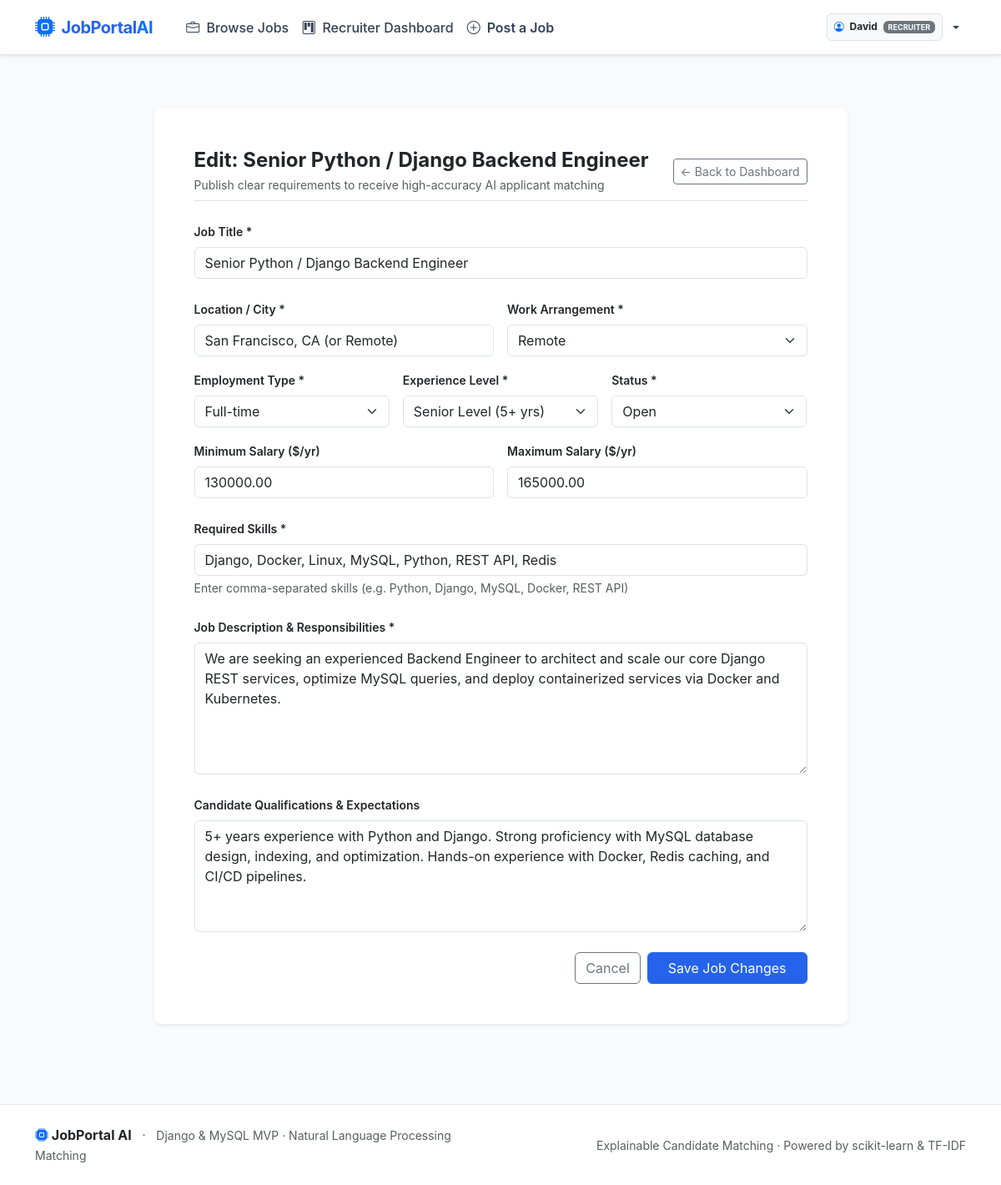
The app's page /jobs/1/edit/ (signed in) with its own data.
### accounts/models.py (models this page shows, shortened)
class User(AbstractUser):
    ROLE_CHOICES = (
        ('candidate', 'Job Seeker'),
        ('recruiter', 'Recruiter'),
        ('admin', 'Administrator'),
    )
    role = models.CharField(max_length=20, choices=ROLE_CHOICES, default='candidate')
    @property
    def is_candidate(self):
        return self.role == 'candidate'
    @property
    def is_recruiter(self):
        return self.role == 'recruiter'

### jobs/models.py (models this page shows, shortened)
class Job(models.Model):
    WORK_ARRANGEMENT_CHOICES = (
        ('on_site', 'On-Site'),
        ('hybrid', 'Hybrid'),
        ('remote', 'Remote'),
    )
    EMPLOYMENT_TYPE_CHOICES = (
        ('full_time', 'Full-time'),
        ('part_time', 'Part-time'),
        ('internship', 'Internship'),
        ('contract', 'Contract'),
    )
    EXPERIENCE_LEVEL_CHOICES = (
        ('entry', 'Entry Level (0-2 yrs)'),
        ('mid', 'Mid Level (2-5 yrs)'),
        ('senior', 'Senior Level (5+ yrs)'),
        ('lead', 'Lead / Principal'),
    )
    STATUS_CHOICES = (
        ('open', 'Open'),
        ('closed', 'Closed'),
    )
    recruiter = models.ForeignKey(RecruiterProfile, on_delete=models.CASCADE, related_name='jobs')
    title = models.CharField(max_length=255)
    description = models.TextField(help_text="Detailed job description and responsibilities")
    requirements = models.TextField(blank=True, help_text="Required qualifications and expectations")
    location = models.CharField(max_length=150)
    work_arrangement = models.CharField(max_length=20, choices=WORK_ARRANGEMENT_CHOICES, default='on_site')
    employment_type = models.CharField(max_length=20, choices=EMPLOYMENT_TYPE_CHOICES, default='full_time')
    experience_level = models.CharField(max_length=20, choices=EXPERIENCE_LEVEL_CHOICES, default='mid')
    min_salary = models.DecimalField(max_digits=12, decimal_places=2, null=True, blank=True, help_text="Annual salary minimum")
    max_salary = models.DecimalField(max_digits=12, decimal_places=2, null=True, blank=True, help_text="Annual salary maximum")
    status = models.CharField(max_length=20, choices=STATUS_CHOICES, default='open')
    created_at = models.DateTimeField(auto_now_add=True)
    updated_at = models.DateTimeField(auto_now=True)
    class Meta:
        db_table = 'jobs'
        ordering = ['-created_at']
        indexes = [
            models.Index(fields=['status', '-created_at']),
            models.Index(fields=['location']),
            models.Index(fields=['work_arrangement']),
            models.Index(fields=['employment_type']),
        ]
    def get_skills_list(self):
        return list(self.skills.values_list('skill_name', flat=True))

### jobs/views.py (the view)
# urls.py: path('jobs/<int:job_id>/edit/', views.job_edit, name='job_edit'),
@login_required
@recruiter_required
def job_edit(request, job_id):
    profile = get_object_or_404(RecruiterProfile, user=request.user)
    job = get_object_or_404(Job, id=job_id, recruiter=profile)
    if request.method == 'POST':
        form = JobForm(request.POST, instance=job)
        if form.is_valid():
            form.save(recruiter=profile)
            messages.success(request, f"Job '{job.title}' updated successfully.")
            return redirect('recruiter_dashboard')
    else:
        form = JobForm(instance=job)
    return render(request, 'jobs/job_form.html', {'form': form, 'title': f'Edit: {job.title}', 'job': job})

### templates/jobs/job_form.html (shortened to what this page needs)
{% extends 'base.html' %}
{% block content %}
<div class="container py-5">
    <div class="row justify-content-center">
        <div class="col-lg-9">
            <div class="card shadow-sm border-0 rounded-3">
                <div class="card-body p-4 p-md-5">
                    <div class="d-flex justify-content-between align-items-center mb-4 pb-2 border-bottom">
                        <div>
                            <h4 class="fw-bold mb-1">{{ title }}</h4>
                            <p class="text-muted small mb-0">Publish clear requirements to receive high-accuracy AI applicant matching</p>
                        </div>
                        <a href="{% url 'recruiter_dashboard' %}" class="btn btn-outline-secondary btn-sm">
                            &larr; Back to Dashboard
                        </a>
                    </div>
                    <form method="post" novalidate>
                        <div class="mb-4">
                            <label class="form-label fw-semibold small">Job Title *</label>
                            {{ form.title }}
                        </div>
                        <div class="row g-3 mb-4">
                            <div class="col-md-6">
                                <label class="form-label fw-semibold small">Location / City *</label>
                                {{ form.location }}
                            </div>
                            <div class="col-md-6">
                                <label class="form-label fw-semibold small">Work Arrangement *</label>
                                {{ form.work_arrangement }}
                            </div>
                            <div class="col-md-4">
                                <label class="form-label fw-semibold small">Employment Type *</label>
                                {{ form.employment_type }}
                            </div>
                            <div class="col-md-4">
                                <label class="form-label fw-semibold small">Experience Level *</label>
                                {{ form.experience_level }}
                            </div>
                            <div class="col-md-4">
                                <label class="form-label fw-semibold small">Status *</label>
                                {{ form.status }}
                            </div>
                            <div class="col-md-6">
                                <label class="form-label fw-semibold small">Minimum Salary ($/yr)</label>
                                {{ form.min_salary }}
                            </div>
                            <div class="col-md-6">
                                <label class="form-label fw-semibold small">Maximum Salary ($/yr)</label>
                                {{ form.max_salary }}
                            </div>
                        </div>
                        <div class="mb-4">
                            <label class="form-label fw-semibold small">{{ form.skills_input.label }} *</label>
                            {{ form.skills_input }}
                            <div class="form-text small">{{ form.skills_input.help_text }}</div>
                        </div>
                        <div class="mb-4">
                            <label class="form-label fw-semibold small">Job Description & Responsibilities *</label>
                            {{ form.description }}
                        </div>
                        <div class="mb-4">
                            <label class="form-label fw-semibold small">Candidate Qualifications & Expectations</label>
                            {{ form.requirements }}
                        </div>
                        <div class="d-flex justify-content-end gap-2">
                            <a href="{% url 'recruiter_dashboard' %}" class="btn btn-outline-secondary">Cancel</a>
                            <button type="submit" class="btn btn-primary px-4">
                                {% if job %}Save Job Changes{% else %}Publish Job Opening{% endif %}
                            </button>
                        </div>
                    </form>
                </div>
            </div>
        </div>
    </div>
</div>
{% endblock %}

### templates/base.html (shortened to what this page needs)
{% load static %}
<!DOCTYPE html>
<html lang="en">
<head>
    <link href="https://cdn.jsdelivr.net/npm/bootstrap@5.3.3/dist/css/bootstrap.min.css" rel="stylesheet">
    <link href="https://cdn.jsdelivr.net/npm/bootstrap-icons@1.11.3/font/bootstrap-icons.min.css" rel="stylesheet">
    <link href="{% static 'css/custom.css' %}" rel="stylesheet">
</head>
<body>
    <nav class="navbar navbar-expand-lg navbar-light bg-white border-bottom sticky-top shadow-sm py-2">
        <div class="container">
            <a class="navbar-brand d-flex align-items-center gap-2" href="{% url 'home' %}">
                <i class="bi bi-cpu-fill text-primary fs-4"></i>
                <span class="fw-bold">JobPortal<span class="text-primary">AI</span></span>
            </a>
            <div class="collapse navbar-collapse" id="navbarContent">
                <ul class="navbar-nav me-auto mb-2 mb-lg-0 ms-lg-3">
                    <li class="nav-item">
                        <a class="nav-link" href="{% url 'job_list' %}">
                            <i class="bi bi-briefcase me-1"></i> Browse Jobs
                        </a>
                    </li>
                    {% if user.is_authenticated and user.is_candidate %}
                        <li class="nav-item">
                            <a class="nav-link" href="{% url 'candidate_dashboard' %}">
                                <i class="bi bi-speedometer2 me-1"></i> Candidate Dashboard
                            </a>
                        </li>
                        <li class="nav-item">
                            <a class="nav-link" href="{% url 'recommendations_list' %}">
                                <i class="bi bi-stars text-warning me-1"></i> AI Recommendations
                            </a>
                        </li>
                        <li class="nav-item">
                            <a class="nav-link" href="{% url 'my_applications' %}">
                                <i class="bi bi-send-check me-1"></i> My Applications
                            </a>
                        </li>
                    {% elif user.is_authenticated and user.is_recruiter %}
                        <li class="nav-item">
                            <a class="nav-link" href="{% url 'recruiter_dashboard' %}">
                                <i class="bi bi-kanban me-1"></i> Recruiter Dashboard
                            </a>
                        </li>
                        <li class="nav-item">
                            <a class="nav-link text-primary fw-semibold" href="{% url 'job_create' %}">
                                <i class="bi bi-plus-circle me-1"></i> Post a Job
                            </a>
                        </li>
                    {% endif %}
                </ul>
                <ul class="navbar-nav ms-auto align-items-center gap-2">
                    {% if user.is_authenticated %}
                        <li class="nav-item dropdown">
                            <a class="nav-link dropdown-toggle d-flex align-items-center gap-2" href="#" id="userMenu" role="button" data-bs-toggle="dropdown" aria-expanded="false">
                                <span class="badge bg-light text-dark border p-2">
                                    <i class="bi bi-person-circle text-primary me-1"></i>
                                    {{ user.first_name|default:user.username }}
                                    <span class="badge bg-secondary ms-1 text-uppercase">{{ user.role }}</span>
                                </span>
                            </a>
                        </li>
                    {% endif %}
                </ul>
            </div>
        </div>
    </nav>
    <main>
        {% block content %}{% endblock %}
    </main>
    <footer class="py-4 mt-5">
        <div class="container">
            <div class="row align-items-center">
                <div class="col-md-6 text-center text-md-start mb-2 mb-md-0">
                    <span class="fw-bold text-dark"><i class="bi bi-cpu-fill text-primary"></i> JobPortal AI</span>
                    <span class="mx-2">·</span>
                    <small class="text-muted">Django & MySQL MVP · Natural Language Processing Matching</small>
                </div>
                <div class="col-md-6 text-center text-md-end">
                    <small class="text-muted">
                        Explainable Candidate Matching &middot; Powered by scikit-learn & TF-IDF
                    </small>
                </div>
            </div>
        </div>
    </footer>
</body>
</html>

### static/css/custom.css (style rules this page uses)
:root { --primary-color: #2563eb; --primary-hover: #1d4ed8; --secondary-color: #475569; --bg-light: #f8fafc; --card-border: #e2e8f0; --text-main: #0f172a; --text-muted: #64748b; }
body { background-color: var(--bg-light); color: var(--text-main); font-family: -apple-system, BlinkMacSystemFont, "Segoe UI", Roboto, "Helvetica Neue", Arial, sans-serif; min-height: 100vh; display: flex; flex-direction: column; }
main { flex: 1; }
.navbar-brand { font-weight: 700; letter-spacing: -0.5px; color: var(--primary-color) !important; }
.nav-link { font-weight: 500; color: #334155 !important; transition: color 0.15s ease-in-out; }
.btn-primary { background-color: var(--primary-color); border-color: var(--primary-color); }
footer { background-color: #ffffff; border-top: 1px solid var(--card-border); color: var(--text-muted); }

### records on screen
User: first_name "David", role "RECRUITER"
Job: title "Senior Python / Django Backend Engineer", location "San Francisco, CA (or Remote)", work_arrangement "Remote", employment_type "Full-time", experience_level "Senior Level (5+ yrs)", status "Open", min_salary "130000.00", max_salary "165000.00", description "We are seeking an experienced Backend Engineer to architect and scale our core Django REST services, optimize MySQL queries, and deploy containerized services via Docker and Kubernetes.", requirements "5+ years experience with Python and Django. Strong proficiency with MySQL database design, indexing, and optimization. Hands-on experience with Docker, Redis caching, and CI/CD pipelines."

### other values on screen
{{ title }} "Edit: Senior Python / Django Backend Engineer"
